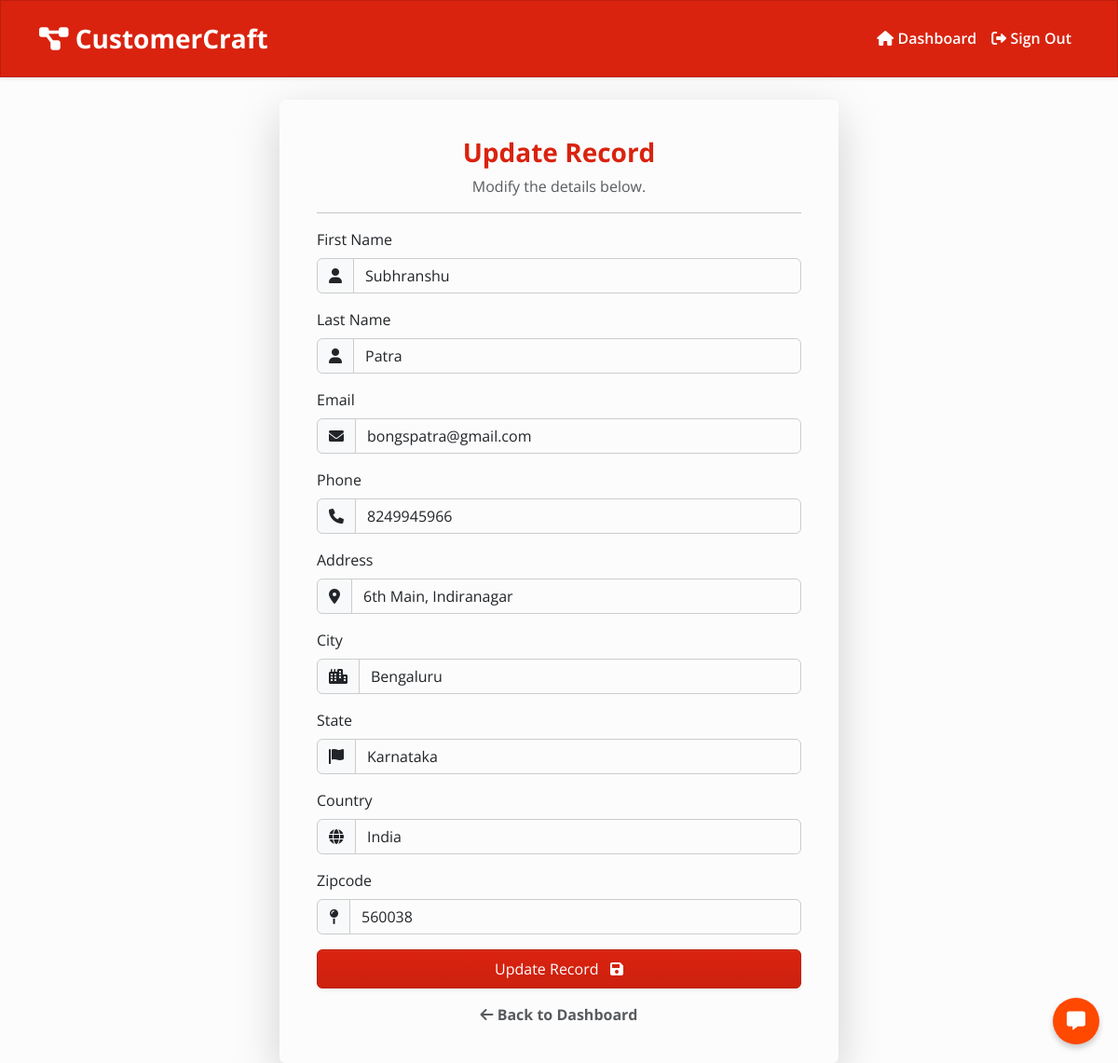
Screenshot of /update_record/2/ (signed in) with the database file from the repository.
### webapp/models.py (models this page shows, shortened)
class Record(models.Model):
    first_name = models.CharField(max_length=100)
    last_name = models.CharField(max_length=100)
    email = models.EmailField()
    phone = models.CharField(max_length=20)
    address = models.TextField()
    city = models.CharField(max_length=100)
    state = models.CharField(max_length=100)
    country = models.CharField(max_length=100)
    zipcode = models.CharField(max_length=10)
    created_at = models.DateTimeField(auto_now_add=True)
    updated_at = models.DateTimeField(auto_now=True)

### webapp/views.py (the view)
# urls.py: path('update_record/<int:pk>/', views.update_record, name="update_record"),
@login_required(login_url='userlogin')
def update_record(request, pk):
    record = Record.objects.get(id=pk)
    form = UpdateRecordForm(instance=record)
    if request.method == 'POST':
        form = UpdateRecordForm(request.POST, instance=record)
        if form.is_valid():
            form.save()
            messages.success(request, "Record updated successfull 👏🥳")
            return redirect('dashboard')
    context = {'form': form}
    return render(request, 'webapp/update-record.html', context=context)

### webapp/forms.py
class UpdateRecordForm(forms.ModelForm):
    class Meta:
        model = Record
        fields = ['first_name', 'last_name', 'email', 'phone', 'address', 'city', 'state', 'country', 'zipcode']
        widgets = {
            'first_name': forms.TextInput(attrs={'class': 'form-control', 'placeholder': 'John'}),
            'last_name': forms.TextInput(attrs={'class': 'form-control', 'placeholder': 'Doe'}),
            'email': forms.EmailInput(attrs={'class': 'form-control', 'placeholder': 'john.doe@example.com'}),
            'phone': forms.TextInput(attrs={'class': 'form-control', 'placeholder': '(123) 456-7890'}),
            'address': forms.TextInput(attrs={'class': 'form-control', 'placeholder': '123 Main St'}),
            'city': forms.TextInput(attrs={'class': 'form-control', 'placeholder': 'Anytown'}),
            'state': forms.TextInput(attrs={'class': 'form-control', 'placeholder': 'CA'}),
            'country': forms.TextInput(attrs={'class': 'form-control', 'placeholder': 'USA'}),
            'zipcode': forms.TextInput(attrs={'class': 'form-control', 'placeholder': '12345'}),
        }

### webapp/templates/webapp/update-record.html (shortened to what this page needs)
{% extends 'webapp/base.html' %}
{% load crispy_forms_tags %}
{% block content %}
<div class="container d-flex justify-content-center align-items-center min-vh-100">
    <div class="card shadow-lg border-0 p-4" style="max-width: 600px; width: 100%;">
        <div class="card-body">
            <h3 class="text-center text-primary fw-bold">
                Update Record
            </h3>
            <p class="text-center text-muted">
                Modify the details below.
            </p>
            <hr>
            <form method="POST" autocomplete="off">
                <div class="mb-3">
                    <label for="id_first_name" class="form-label">First Name</label>
                    <div class="input-group">
                        <span class="input-group-text"><i class="fas fa-user"></i></span>
                        {{ form.first_name }}
                    </div>
                </div>
                <div class="mb-3">
                    <label for="id_last_name" class="form-label">Last Name</label>
                    <div class="input-group">
                        <span class="input-group-text"><i class="fas fa-user"></i></span>
                        {{ form.last_name }}
                    </div>
                </div>
                <div class="mb-3">
                    <label for="id_email" class="form-label">Email</label>
                    <div class="input-group">
                        <span class="input-group-text"><i class="fas fa-envelope"></i></span>
                        {{ form.email }}
                    </div>
                </div>
                <div class="mb-3">
                    <label for="id_phone" class="form-label">Phone</label>
                    <div class="input-group">
                        <span class="input-group-text"><i class="fas fa-phone"></i></span>
                        {{ form.phone }}
                    </div>
                </div>
                <div class="mb-3">
                    <label for="id_address" class="form-label">Address</label>
                    <div class="input-group">
                        <span class="input-group-text"><i class="fas fa-map-marker-alt"></i></span>
                        {{ form.address }}
                    </div>
                </div>
                <div class="mb-3">
                    <label for="id_city" class="form-label">City</label>
                    <div class="input-group">
                        <span class="input-group-text"><i class="fas fa-city"></i></span>
                        {{ form.city }}
                    </div>
                </div>
                <div class="mb-3">
                    <label for="id_state" class="form-label">State</label>
                    <div class="input-group">
                        <span class="input-group-text"><i class="fas fa-flag"></i></span>
                        {{ form.state }}
                    </div>
                </div>
                <div class="mb-3">
                    <label for="id_country" class="form-label">Country</label>
                    <div class="input-group">
                        <span class="input-group-text"><i class="fas fa-globe"></i></span>
                        {{ form.country }}
                    </div>
                </div>
                <div class="mb-3">
                    <label for="id_zipcode" class="form-label">Zipcode</label>
                    <div class="input-group">
                        <span class="input-group-text"><i class="fas fa-map-pin"></i></span>
                        {{ form.zipcode }}
                    </div>
                </div>
                <button type="submit" class="btn btn-primary w-100 shadow-sm p-2">
                    Update Record &nbsp; <i class="fas fa-save"></i>
                </button>
            </form>
            <div class="mt-3 text-center">
                <a href="{% url 'dashboard' %}" class="text-decoration-none fw-bold text-muted">
                    <i class="fas fa-arrow-left"></i> Back to Dashboard
                </a>
            </div>
        </div>
    </div>
</div>
{% endblock %}

### rows the page displays
Record: first_name "Subhranshu", last_name "Patra", email "bongspatra@gmail.com", phone "8249945966", address "6th Main, Indiranagar", city "Bengaluru", state "Karnataka", country "India", zipcode "560038"
